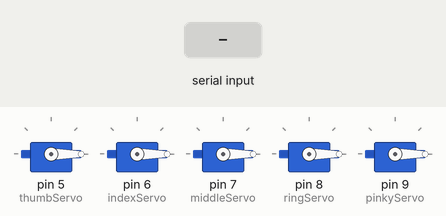
Simulated run of this sketch. Board: Arduino Uno, built with avr-gcc and run on an emulated ATmega328P. Shown: 5 × servo. Inputs (shaded band) come from the test bench.

Above: at 1.2 s.
1.3 s: "90,45,200\n" received over Serial
At 4.1 s:
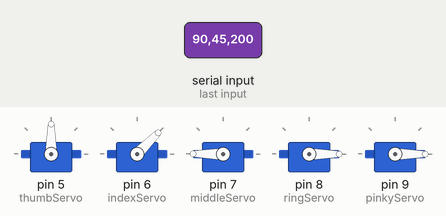
4.3 s: "30,150,10\n" received over Serial
At 7.1 s:
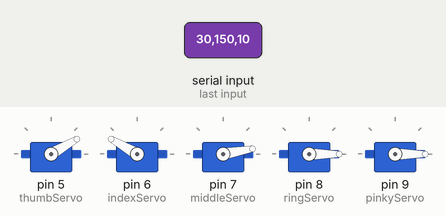
7.3 s: "30,150,10,200\n" received over Serial
At 9.2 s:
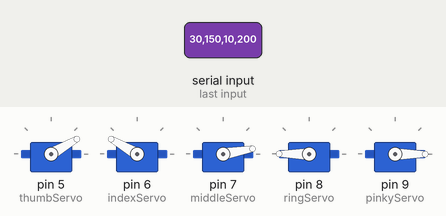
9.8 s: "1,90,45\n" received over Serial
At 12.9 s:
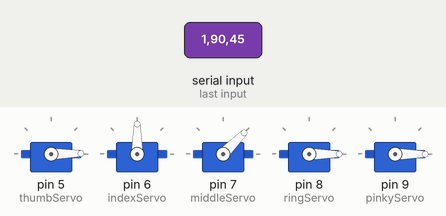
Timing chart, 0 to 13.8 s (numbered marks = the images above; inputs shaded):
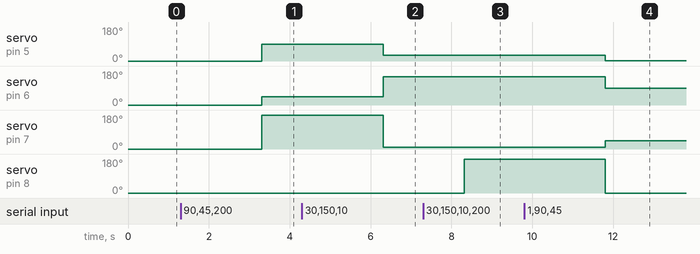

Measured:
- after the input at 1.3 s, servo on pin 5 (thumbServo): 0° → 90° after 2.0 s; servo on pin 6 (indexServo): 0° → 45° after 2.0 s; servo on pin 7 (middleServo): 0° → 180° after 2.0 s
- after the input at 4.3 s, servo on pin 5 (thumbServo): 90° → 30° after 2.0 s; servo on pin 6 (indexServo): 45° → 150° after 2.0 s; servo on pin 7 (middleServo): 180° → 10° after 2.0 s
- after the input at 7.3 s, servo on pin 8 (ringServo): 0° → 180° after 1.0 s
- after the input at 9.8 s, servo on pin 5 (thumbServo): 30° → 1° after 2.0 s; servo on pin 6 (indexServo): 150° → 90° after 2.0 s; servo on pin 7 (middleServo): 10° → 45° after 2.0 s; servo on pin 8 (ringServo): 180° → 0° after 2.0 s

The sketch:

OnlyVision.ino
```cpp
#include <Servo.h>

//Servos objects for each finger
Servo thumbServo;
Servo indexServo;
Servo middleServo;
Servo ringServo;
Servo pinkyServo;


void setup()
{
    // Attach the servos to the pins where they are connected
    thumbServo.attach(5);    // Thumb servo connected to pin 5
    indexServo.attach(6);   // Index servo connected to pin 6
    middleServo.attach(7);  // Middle servo connected to pin 7
    ringServo.attach(8);    // Ring servo connected to pin 9
    pinkyServo.attach(9);   // Pinky servo connected to pin 8

//Setting Servos in ready position
    thumbServo.write(0);
    indexServo.write(0);
    middleServo.write(0);
    ringServo.write(0);
    pinkyServo.write(0);

    Serial.begin(9600);   // USB Serial Monitor
}

void loop()
{
  // put your main code here, to run repeatedly:
  if(Serial.available() > 0)
  {
    // Read the servo angles (they are sent as a formatted string)
    int thumbAngle = Serial.parseInt();
    int indexAngle = Serial.parseInt();
    int middleAngle = Serial.parseInt();
    int ringAngle = Serial.parseInt();
    int pinkyAngle = Serial.parseInt();
    // Move the servos based on the received angles
    thumbServo.write(thumbAngle);
    indexServo.write(indexAngle);
    middleServo.write(middleAngle);
    ringServo.write(ringAngle);
    pinkyServo.write(pinkyAngle);
  }
}
```
